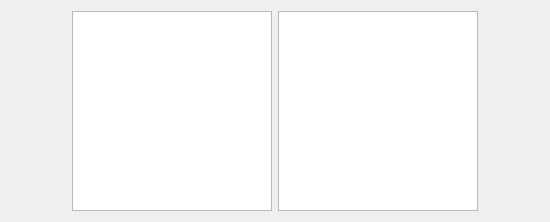
<?xml version="1.0" encoding="UTF-8"?>
<ui version="4.0">
 <class>TestB</class>
 <widget class="QWidget" name="TestB">
  <property name="geometry">
   <rect>
    <x>0</x>
    <y>0</y>
    <width>550</width>
    <height>222</height>
   </rect>
  </property>
  <property name="windowTitle">
   <string>Experiment 2</string>
  </property>
  <layout class="QHBoxLayout" name="horizontalLayout_2">
   <item>
    <layout class="QHBoxLayout" name="horizontalLayout">
     <item>
      <widget class="QGraphicsView" name="viewFirst">
       <property name="sizePolicy">
        <sizepolicy hsizetype="Fixed" vsizetype="Fixed">
         <horstretch>0</horstretch>
         <verstretch>0</verstretch>
        </sizepolicy>
       </property>
       <property name="minimumSize">
        <size>
         <width>200</width>
         <height>200</height>
        </size>
       </property>
       <property name="maximumSize">
        <size>
         <width>20</width>
         <height>200</height>
        </size>
       </property>
      </widget>
     </item>
     <item>
      <widget class="QGraphicsView" name="viewSecond">
       <property name="sizePolicy">
        <sizepolicy hsizetype="Fixed" vsizetype="Fixed">
         <horstretch>0</horstretch>
         <verstretch>0</verstretch>
        </sizepolicy>
       </property>
       <property name="minimumSize">
        <size>
         <width>200</width>
         <height>200</height>
        </size>
       </property>
       <property name="maximumSize">
        <size>
         <width>200</width>
         <height>200</height>
        </size>
       </property>
      </widget>
     </item>
    </layout>
   </item>
  </layout>
 </widget>
 <resources/>
 <connections/>
</ui>
